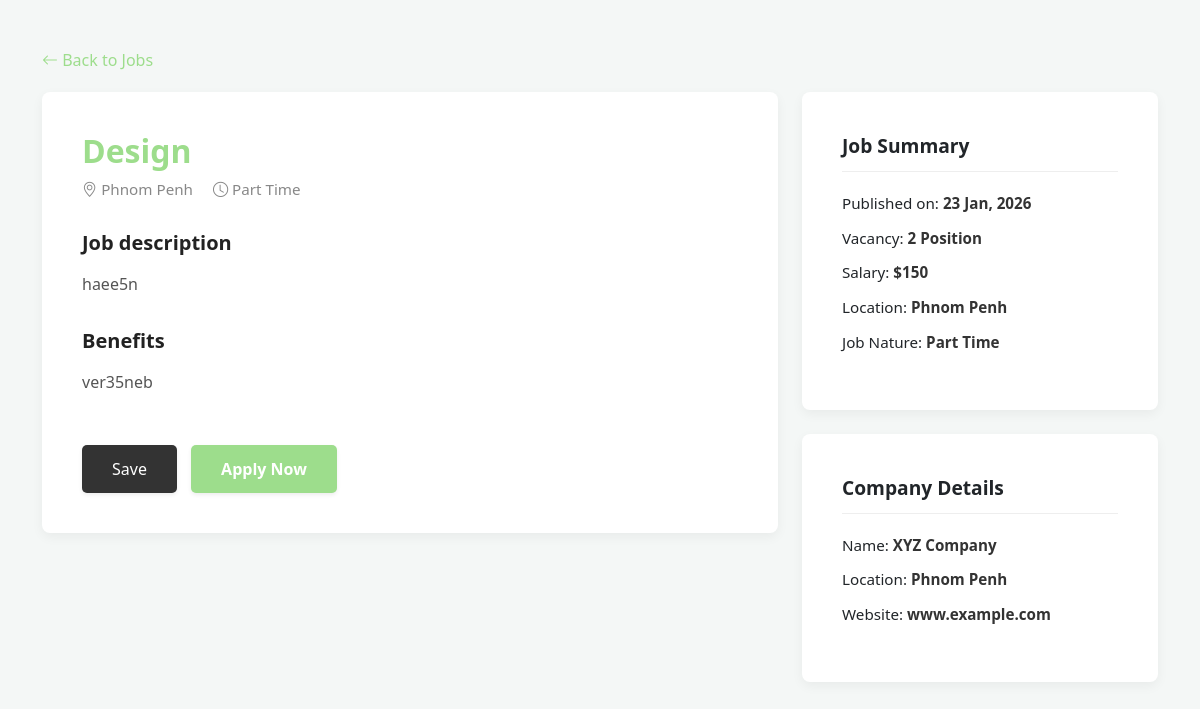
Screenshot of /job_detail.php?id=8 with the database file from the repository.
### tables this page shows
CREATE TABLE `jobs` (
  `id` int(11) NOT NULL,
  `title` varchar(255) NOT NULL,
  `category` varchar(100) NOT NULL,
  `job_nature` varchar(50) NOT NULL,
  `vacancy` int(11) NOT NULL,
  `salary` varchar(100) DEFAULT NULL,
  `location` varchar(255) NOT NULL,
  `job_type` varchar(50) DEFAULT 'Full Time',
  `description` text NOT NULL,
  `benefits` text,
  `image` varchar(255) DEFAULT NULL,
  `created_at` timestamp NOT NULL DEFAULT CURRENT_TIMESTAMP
);

### job_detail.php (the view, shortened to what this page needs)
<?php
require_once 'config/db.php';
$job_id = isset($_GET['id']) ? intval($_GET['id']) : 0;
$job = null;
if ($job_id > 0) {
    $query = "SELECT * FROM jobs WHERE id = $job_id";
    $result = mysqli_query($conn, $query);
    $job = mysqli_fetch_assoc($result);
}
?>
<!DOCTYPE html>
<html lang="en">
<head>
    <link href="https://cdn.jsdelivr.net/npm/bootstrap@5.3.0/dist/css/bootstrap.min.css" rel="stylesheet">
    <link rel="stylesheet" href="https://cdn.jsdelivr.net/npm/bootstrap-icons@1.11.0/font/bootstrap-icons.css">
</head>
<body>
<div class="container py-5">
    <a href="find_job.php" class="back-link"><i class="bi bi-arrow-left"></i> Back to Jobs</a>
    <div class="row">
        <div class="col-lg-8">
            <div class="main-card">
                <h1 class="job-title-header"><?php echo htmlspecialchars($job['title']); ?></h1>
                <div class="meta-info">
                    <i class="bi bi-geo-alt"></i> <?php echo htmlspecialchars($job['location']); ?>
                    <span class="ms-3"><i class="bi bi-clock"></i> <?php echo htmlspecialchars($job['job_nature']); ?></span>
                </div>
                <h5 class="section-title">Job description</h5>
                <div class="content-body">
                    <?php echo nl2br(htmlspecialchars($job['description'])); ?>
                </div>
                <h5 class="section-title">Benefits</h5>
                <div class="content-body">
                    <?php echo nl2br(htmlspecialchars($job['benefits'])); ?>
                </div>
                <div class="mt-5">
                    <button class="btn btn-save shadow-sm">Save</button>
                    <button id="applyBtn" class="btn btn-apply shadow-sm" onclick="applyForJob(<?php echo $job_id; ?>)">
                        Apply Now
                    </button>
                </div>
            </div>
        </div>
        <div class="col-lg-4">
            <div class="side-card mb-4">
                <div class="sidebar-title">Job Summary</div>
                <ul class="summary-list">
                    <li>Published on: <b><?php echo date('d M, Y', strtotime($job['created_at'])); ?></b></li>
                    <li>Vacancy: <b><?php echo htmlspecialchars($job['vacancy']); ?> Position</b></li>
                    <li>Salary: <b>$<?php echo htmlspecialchars($job['salary']); ?></b></li>
                    <li>Location: <b><?php echo htmlspecialchars($job['location']); ?></b></li>
                    <li>Job Nature: <b><?php echo htmlspecialchars($job['job_nature']); ?></b></li>
                </ul>
            </div>
            <div class="side-card">
                <div class="sidebar-title">Company Details</div>
                <ul class="summary-list">
                    <li>Name: <b>XYZ Company</b></li>
                    <li>Location: <b><?php echo htmlspecialchars($job['location']); ?></b></li>
                    <li>Website: <b>www.example.com</b></li>
                </ul>
            </div>
        </div>
    </div>
</div>
</body>
</html>

### job_detail.php (style rules this page uses)
body { background-color: #f4f7f6; font-family: 'Segoe UI', Tahoma, Geneva, Verdana, sans-serif; }
.back-link { color: #9ddd8c; text-decoration: none; font-weight: 500; display: inline-block; margin-bottom: 20px; }
.main-card, .side-card { background: #fff; border: none; border-radius: 8px; box-shadow: 0 4px 12px rgba(0,0,0,0.05); padding: 40px; }
.job-title-header { color: #9ddd8c; font-weight: 700; font-size: 2rem; }
.meta-info { color: #888; font-size: 0.95rem; margin-bottom: 30px; }
.section-title { font-weight: 700; color: #222; margin-top: 30px; margin-bottom: 15px; }
.content-body { color: #555; line-height: 1.8; }
.sidebar-title { font-weight: 700; font-size: 1.2rem; border-bottom: 1px solid #eee; padding-bottom: 10px; margin-bottom: 20px; }
.summary-list { list-style: none; padding: 0; }
.summary-list li { margin-bottom: 12px; font-size: 0.95rem; }
.summary-list b { color: #333; font-weight: 600; }
.btn-apply { background-color: #9ddd8c; color: white; padding: 12px 30px; border: none; border-radius: 5px; font-weight: 600; }
.btn-save { background-color: #333; color: white; padding: 12px 30px; border-radius: 5px; margin-right: 10px; border: none; }

### rows the page displays
jobs: title "Design", location "Phnom Penh", job_nature "Part Time", description "haee5n", benefits "ver35neb", created_at "23 Jan, 2026", vacancy "2", salary "150"
